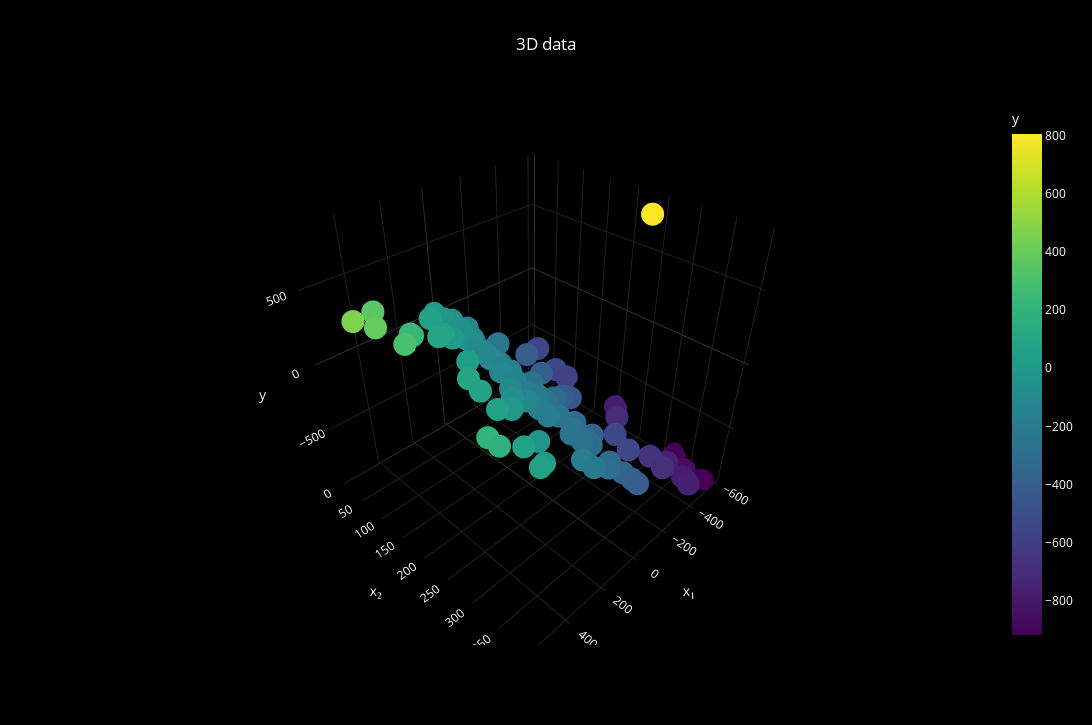

The notebook cell saved with this chart:
### Markdown cell above
<div align='center'>

# Wykres 3D

</div>

### Code cell
fig = px.scatter_3d(
    data_frame=data,
    x='x1',
    y='x2',
    z='y',
    color='y',
    color_continuous_scale='Viridis',
    title='3D data'
)

fig.update_layout(
    scene=dict(
        xaxis=dict(title='x₁', backgroundcolor='black', gridcolor='#222', zerolinecolor='#444', color='white'),
        yaxis=dict(title='x₂', backgroundcolor='black', gridcolor='#222', zerolinecolor='#444', color='white'),
        zaxis=dict(title='y',  backgroundcolor='black', gridcolor='#222', zerolinecolor='#444', color='white'),
        bgcolor='black'
    ),
    width=1300,
    height=725,
    paper_bgcolor='black',
    font_color='white',
    title_x=0.5
)

fig.show()
